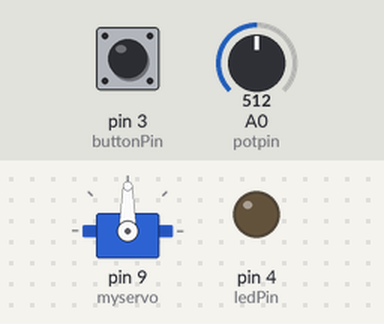
Bench run of a sketch on a simulated Arduino Uno, built with avr-gcc and run on an emulated ATmega328P. Shown: servo, output pins drawn as LEDs (lit = HIGH). Inputs (shaded band) come from the test bench; at power-on: A0 (potpin) = 512, pin 3 (buttonPin) LOW.

Above: at 1.2 s.
1.3 s: A0 (potpin) set to 716
At 2.7 s:
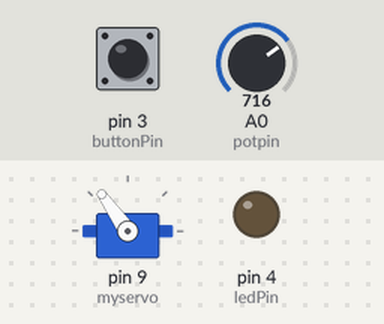
4.3 s: pin 3 (buttonPin) pulled HIGH for 1 s
At 5.1 s:
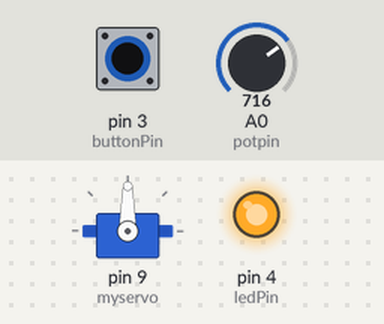
6.8 s: A0 (potpin) set to 900
8.3 s: A0 (potpin) set to 1023
At 8.9 s:
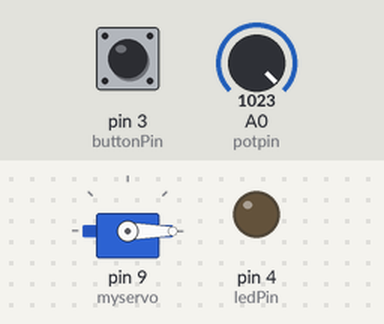
9.8 s: A0 (potpin) set to 306
11.3 s: A0 (potpin) set to 122
Timing chart, 0 to 14.3 s (numbered marks = the images above; inputs shaded):
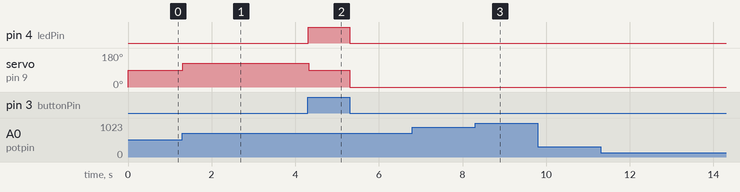

Measured:
- after the input at 1.3 s, servo on pin 9 (myservo): 90° → 125° at once
- after the input at 4.3 s, pin 4 (ledPin): LOW → HIGH at once, → LOW 1.0 s later; servo on pin 9 (myservo): 125° → 90° at once, → 0° 0.99 s later
- after the input at 8.3 s, servo on pin 9 (myservo): stays 0° (without the input it goes to 158° after 1.5 s)

The sketch:

Metronome-OrangeisTheNewBlack.ino
```cpp
#include <Servo.h>


Servo myservo;
int pos = 0;

int potpin = 0;
int val;

const int buttonPin = 3;     // the number of the pushbutton pin
const int ledPin =  4;      // the number of the LED pin


// variables will change:
int buttonState = 0;         // variable for reading the pushbutton status

//const int knockSensor = A5; // the piezo is connected to analog pin 0
const int threshold = 20;  // threshold value to decide when the detected sound is a knock or not

int sensorReading = A5;      // variable to store the value read from the sensor pin
int ledState = HIGH;         // variable used to store the last L5D status, to toggle the light

void setup() {
  // put your setup code here, to run once:
  pinMode(ledPin, OUTPUT);
  // initialize the pushbutton pin as an input:
  pinMode(buttonPin, INPUT);
   myservo.attach(9);
}

void loop() {
  buttonState = digitalRead(buttonPin);

  if (buttonState == HIGH) {
    // turn LED on:
    digitalWrite(ledPin, HIGH);
    myservo.write(90);
    delay(10);
  }
  else {
    // turn LED off:
    digitalWrite(ledPin, LOW);
    myservo.write(0);
    delay(5);
    /*
    sensorReading = analogRead(knockSensor);

  // if the sensor reading is greater than the threshold:
  if (sensorReading >= threshold) {
    // toggle the status of the ledPin:
    ledState = !ledState;
    // update the LED pin itself:
    digitalWrite(ledPin, ledState);
    // send the string "Knock!" back to the computer, followed by newline
    Serial.println("Knock!");
    delay(5);
           digitalWrite(ledPin, LOW);
  }
  delay(5);  // delay to avoid overloading the serial port buffer
  }
  */
   val = analogRead(potpin);            // reads the value of the potentiometer (value between 0 and 1023)
  val = map(val, 0, 1023, 0, 180);     // scale it to use it with the servo (value between 0 and 180)
  myservo.write(val);                  // sets the servo position according to the scaled value
  delay(15);
}}
```
